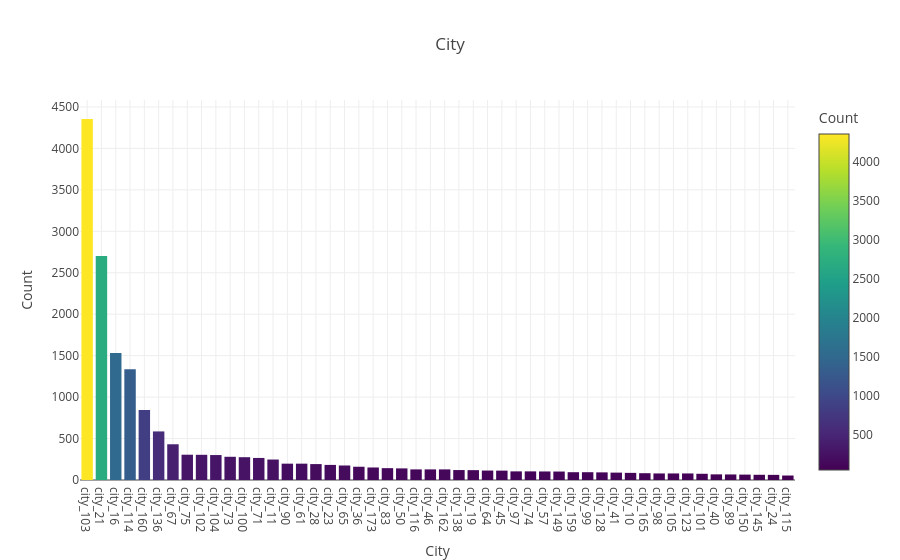

The notebook cell saved with this chart:
### Code cell
# As City Development Index is one of the most important features in the data, let’s start by analyzing it
plot_city = train['city'].value_counts()[0:50].reset_index()
plot_city.columns = ['City','Count']
px.bar(plot_city,x='City',y='Count',template='gridon',title='City',color='Count')

### Figure 1 — Plotly figure (JSON) as saved in the notebook; plotly's stock layout.template omitted (floating-point values rounded to 4 significant figures)
{"data": [{"alignmentgroup": "True", "hovertemplate": "City=%{x}<br>Count=%{marker.color}<extra></extra>", "legendgroup": "", "marker": {"color": [4355, 2702, 1533, 1336, 845, 586, 431, 305, 304, 301, 280, 275, 266, 247, 197, 197, 192, 182, 175, 160, 151, 143, 140, 128, 128, 128, 120, 119, 114, 113, 104, 104, 103, 102, 94, 94, 92, 89, 86, 82, 79, 79, 79, 75, 68, 67, 65, 63, 62, 54], "coloraxis": "coloraxis", "pattern": {"shape": ""}}, "name": "", "offsetgroup": "", "orientation": "v", "showlegend": false, "textposition": "auto", "type": "bar", "x": ["city_103", "city_21", "city_16", "city_114", "city_160", "city_136", "city_67", "city_75", "city_102", "city_104", "city_73", "city_100", "city_71", "city_11", "city_90", "city_61", "city_28", "city_23", "city_65", "city_36", "city_173", "city_83", "city_50", "city_116", "city_46", "city_162", "city_138", "city_19", "city_64", "city_45", "city_97", "city_74", "city_57", "city_149", "city_159", "city_99", "city_128", "city_41", "city_10", "city_165", "city_98", "city_105", "city_123", "city_101", "city_40", "city_89", "city_150", "city_145", "city_24", "city_115"], "xaxis": "x", "y": [4355, 2702, 1533, 1336, 845, 586, 431, 305, 304, 301, 280, 275, 266, 247, 197, 197, 192, 182, 175, 160, 151, 143, 140, 128, 128, 128, 120, 119, 114, 113, 104, 104, 103, 102, 94, 94, 92, 89, 86, 82, 79, 79, 79, 75, 68, 67, 65, 63, 62, 54], "yaxis": "y"}], "layout": {"barmode": "relative", "coloraxis": {"colorbar": {"title": {"text": "Count"}}, "colorscale": [[0, "#440154"], [0.1111, "#482878"], [0.2222, "#3e4989"], [0.3333, "#31688e"], [0.4444, "#26828e"], [0.5556, "#1f9e89"], [0.6667, "#35b779"], [0.7778, "#6ece58"], [0.8889, "#b5de2b"], [1, "#fde725"]]}, "legend": {"tracegroupgap": 0}, "title": {"text": "City"}, "xaxis": {"anchor": "y", "domain": [0, 1], "title": {"text": "City"}}, "yaxis": {"anchor": "x", "domain": [0, 1], "title": {"text": "Count"}}}}
